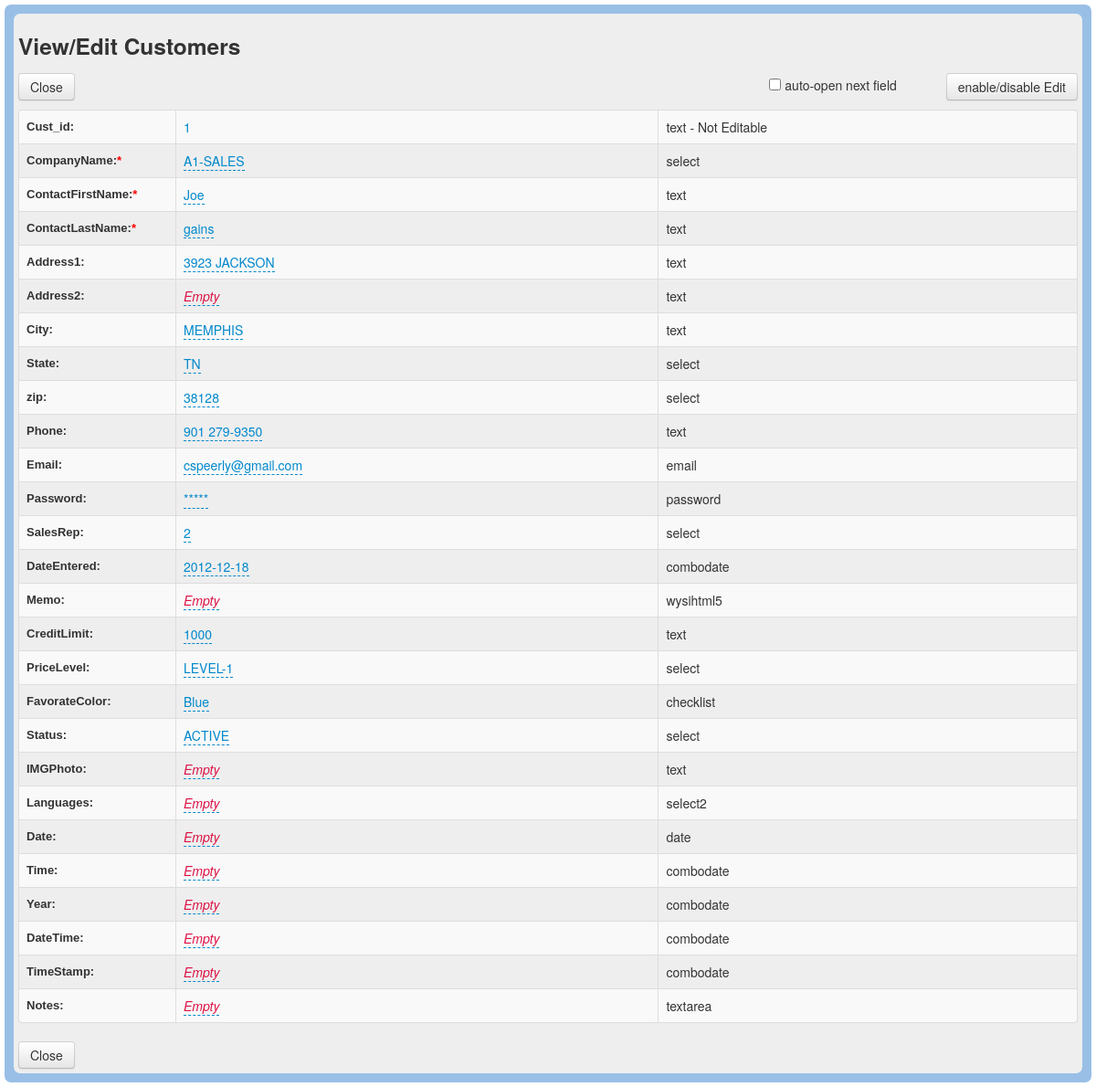
Page /db_Edit.php?id=1 on the committed database.
### tables this page shows
CREATE TABLE IF NOT EXISTS `customers` (
  `Cust_id` int(11) NOT NULL AUTO_INCREMENT,
  `CompanyName` varchar(50) DEFAULT NULL,
  `ContactFirstName` varchar(50) DEFAULT NULL,
  `ContactLastName` varchar(50) DEFAULT NULL,
  `Address1` varchar(50) DEFAULT NULL,
  `Address2` varchar(50) DEFAULT NULL,
  `City` varchar(50) DEFAULT NULL,
  `State` varchar(50) DEFAULT NULL,
  `zip` varchar(15) DEFAULT NULL,
  `Phone` varchar(50) DEFAULT NULL,
  `Email` varchar(100) DEFAULT NULL,
  `Password` varchar(100) DEFAULT NULL,
  `SalesRep` varchar(11) DEFAULT NULL,
  `DateEntered` date DEFAULT NULL,
  `Memo` blob,
  `CreditLimit` double DEFAULT NULL,
  `PriceLevel` varchar(50) DEFAULT NULL,
  `FavorateColor` varchar(50) DEFAULT NULL,
  `Status` varchar(50) DEFAULT NULL,
  `IMGPhoto` varchar(255) DEFAULT NULL,
  `Languages` varchar(100) DEFAULT NULL,
  `Date` date DEFAULT NULL,
  `Time` time DEFAULT NULL,
  `Year` year(4) DEFAULT NULL,
  `DateTime` datetime DEFAULT NULL,
  `TimeStamp` timestamp NULL DEFAULT NULL,
  `Notes` longtext,
  PRIMARY KEY (`Cust_id`)
);

### includes/db_Config.php (called while the page is built, shortened)
<?php
$db_Table = 'customers';
$appTitle = 'Customers';
$appTheme = 'blue';
$strFieldType  	= 'text,select,text,text,text,text,text,select,select,text,email,password,select,combodate,wysihtml5,text,select,checklist,select,text,select2,date,combodate,combodate,combodate,combodate,textarea';
$dbCanEdit = 1;
$strDisplayViewEdit =   "322222222222222222222222222";
$strRequired =          "011100000000000000000000000";
?>

### includes/db_Language.php (called while the page is built, shortened)
<?php
$txtEditView = "View/Edit";
$txtEnableButton = "enable/disable Edit";
?>

### includes/MeekroDB/meekrodb.2.1.class.php (called while the page is built, shortened)
<?php
class DB {
  protected static $mdb = null;
  public static function getMDB() {
    $mdb = DB::$mdb;
    if ($mdb === null) {
      $mdb = DB::$mdb = new MeekroDB();
    }
    return $mdb;
  }
  public static function queryFirstRow() { $args = func_get_args(); return call_user_func_array(array(DB::getMDB(), 'queryFirstRow'), $args); }
  public static function count() { $args = func_get_args(); return call_user_func_array(array(DB::getMDB(), 'count'), $args); }
  public static function columnList() { $args = func_get_args(); return call_user_func_array(array(DB::getMDB(), 'columnList'), $args); }
}
class MeekroDB {
  public $dbName = '';
  public $user = '';
  public $password = '';
  public $host = 'localhost';
  public $port = null;
  public $encoding = 'latin1';
  public $param_char = '%';
  public $named_param_seperator = '_';
  public $internal_mysql = null;
  public function __construct($host=null, $user=null, $password=null, $dbName=null, $port=null, $encoding=null) {
    if ($host === null) $host = DB::$host;
    if ($user === null) $user = DB::$user;
    if ($password === null) $password = DB::$password;
    if ($dbName === null) $dbName = DB::$dbName;
    if ($port === null) $port = DB::$port;
    if ($encoding === null) $encoding = DB::$encoding;
    $this->host = $host;
    $this->user = $user;
    $this->password = $password;
    $this->dbName = $dbName;
    $this->port = $port;
    $this->encoding = $encoding;
  }
  public function get() {
    $mysql = $this->internal_mysql;
    if ($mysql == null) {
      $mysql = new mysqli($this->host, $this->user, $this->password, $this->dbName, $this->port);
      $mysql->set_charset($this->encoding);
      $this->internal_mysql = $mysql;
    }
    return $mysql;
  }
  public function count() { $args = func_get_args(); return call_user_func_array(array($this, 'numRows'), $args); }
  protected function prependCall($function, $args, $prepend) {
    array_unshift($args, $prepend);
    return call_user_func_array($function, $args);
  }
  public function freeResult($result) {
    return $result->free();
  }
  public function columnList($table) {
    return $this->queryOneColumn('Field', "SHOW COLUMNS FROM $table");
  }
  public function parseQueryParamsNew() {
    $args = func_get_args();
    $sql = array_shift($args);
    $args_all = $args;
    $posList = array();
    $pos_adj = 0;
    $param_char_length = strlen($this->param_char);
    $named_seperator_length = strlen($this->named_param_seperator);
    $types = array(
      $this->param_char . 'll',
      $this->param_char . 'ls',
      $this->param_char . 'l',
      $this->param_char . 'li',
      $this->param_char . 'ld',
      $this->param_char . 'lb',
      $this->param_char . 's',
      $this->param_char . 'i',
      $this->param_char . 'd',
      $this->param_char . 'b',
      $this->param_char . 'ss'
    );
    foreach ($types as $type) {
      $lastPos = 0;
      while (($pos = strpos($sql, $type, $lastPos)) !== false) {
        $lastPos = $pos + 1;
        $posList[$pos] = $type;
      }
    }
    ksort($posList);
    foreach ($posList as $pos => $type) {
      $type = substr($type, $param_char_length);
      $length_type = strlen($type) + $param_char_length;
      $new_pos = $pos + $pos_adj;
      $new_pos_back = $new_pos + $length_type;
      if ($arg_number_length = strspn($sql, '0123456789', $new_pos_back)) {
        $arg_number = substr($sql, $new_pos_back, $arg_number_length);
        if (! isset($args_all[$arg_number])) $this->nonSQLError("Non existent argument reference (arg $arg_number): $sql");
        $arg = $args_all[$arg_number];
      } else {
        $arg = array_shift($args);
      }
      if (in_array($type, array('s', 'i', 'd', 'b', 'l'))) {
        $array_type = false;
        $arg = array($arg);
        $type = 'l' . $type;
      } else if ($type == 'ss') {
        $result = "'%" . $this->escape(str_replace(array('%', '_'), array('\%', '\_'), $arg)) . "%'";
      } else {
        $array_type = true;
        if (! is_array($arg)) $this->nonSQLError("Badly formatted SQL query: $sql -- expecting array, but didn't get one!");
      }
      if ($type == 'ls') $result = $this->wrapStr($arg, "'", true);
      else if ($type == 'li') $result = array_map('intval', $arg);
      else if ($type == 'ld') $result = array_map('floatval', $arg);
      else if ($type == 'lb') $result = array_map(array($this, 'formatTableName'), $arg);
      else if ($type == 'll') $result = $arg;
      else if (! $result) $this->nonSQLError("Badly formatted SQL query: $sql");
      if (is_array($result)) {
        if (! $array_type) $result = $result[0];
        else $result = '(' . implode(',', $result) . ')';
      }
      $sql = substr_replace($sql, $result, $new_pos, $length_type + $arg_number_length);
      $pos_adj += strlen($result) - ($length_type + $arg_number_length);
    }
    return $sql;
  }
  public function parseQueryParams() {
    $args = func_get_args();
    if (count($args) < 2) return $args[0];
    if (is_string($args[1]) && preg_match('/^[is]+$/', $args[1]) && substr_count($args[0], '?') > 0)
      return call_user_func_array(array($this, 'parseQueryParamsOld'), $args);
    else
      return call_user_func_array(array($this, 'parseQueryParamsNew'), $args);
  }
  public function queryUnbuf() { $args = func_get_args(); return $this->prependCall(array($this, 'queryHelper'), $args, 'unbuffered'); }
  protected function queryHelper() {
    $args = func_get_args();
    $type = array_shift($args);
    $is_buffered = ($type == 'buffered');
    $is_null = ($type == 'null');
    $sql = call_user_func_array(array($this, 'parseQueryParams'), $args);
    $db = $this->get();
    $result = $db->query($sql, $is_buffered ? MYSQLI_STORE_RESULT : MYSQLI_USE_RESULT);
    return $result;
  }
  public function queryAllRows() {
    $args = func_get_args();
    $query = call_user_func_array(array($this, 'queryUnbuf'), $args);
    $result = $this->fetchAllRows($query);
    return $result;
  }
  public function queryFirstRow() {
    $args = func_get_args();
    $query = call_user_func_array(array($this, 'queryUnbuf'), $args);
    $result = $this->fetchRow($query);
    return $result;
  }
  public function queryOneColumn() {
    $args = func_get_args();
    $column = array_shift($args);
    $results = call_user_func_array(array($this, 'queryAllRows'), $args);
    $ret = array();
    foreach ($results as $row) {
      $ret[] = $row[$column];
    }
    return $ret;
  }
  protected function checkError() {
    return false;
  }
  public function fetchRow($result = null) {
    return $result->fetch_assoc();
  }
  public function fetchAllRows($result = null) {
    $A = array();
    while ($row = $this->fetchRow($result)) {
      $A[] = $row;
    }
    return $A;
  }
}
?>

### includes/db_Functions.php (called while the page is built, shortened)
<?php
$arrFieldNames = DB::columnList($db_Table);
?>

### db_Edit.php (the view, shortened to what this page needs)
<!DOCTYPE html>
<html lang="en">
<head>
	<title>Simple-ConnectDB</title><?php
$key = $_GET['id'];
require_once 'includes/db_Config.php';
require_once 'includes/db_Language.php';
require_once 'includes/db_Connection.php';
require_once 'includes/db_Functions.php';
if($dbCanEdit == 1){
?>
	<link rel="stylesheet" type="text/css" href="assets/tablesorter-master/css/theme.<?php echo $appTheme ?>.css">
	<link rel="stylesheet" type="text/css" href="assets/css/db_Style.css">
	<link rel="stylesheet" type="text/css" href="assets/fancybox/source/jquery.fancybox.css?v=2.1.4" media="screen" />
 	<link href="assets/bootstrap/css/bootstrap.css" rel="stylesheet">
	<link href="assets/bootstrap/css/bootstrap-responsive.css" rel="stylesheet">
	<link href="assets/model/css/bootstrap-modal.css" rel="stylesheet">
	<link href="assets/x-editable/bootstrap-editable/css/bootstrap-editable.css" rel="stylesheet">
	<link rel="stylesheet" type="text/css" href="assets/tablesorter-master/addons/pager/jquery.tablesorter.pager.css">
	<link href="assets/select2/select2.css" rel="stylesheet">
	<link href="assets/x-editable/inputs-ext/wysihtml5/bootstrap-wysihtml5-0.0.2/bootstrap-wysihtml5-0.0.2.css" rel="stylesheet">
<link href="assets/x-editable/inputs-ext/wysihtml5/bootstrap-wysihtml5-0.0.2/wysiwyg-color.css" rel="stylesheet">
</head>
<body>
<div  class="main">
<div class="contents">
	<h3><?php echo $txtEditView . " " . $appTitle ?></h3>
	<a href="javascript:parent.jQuery.fancybox.close();" class="btn">Close</a>
            <div style="float: right; margin-bottom: 10px">
            <label style="display: inline-block; margin-right: 50px"><input type="checkbox" id="autoopen" style="vertical-align: baseline">&nbsp;auto-open next field</label>
            <button id="enable" class="btn"><?php echo $txtEnableButton ?></button>
            </div>
	<table id="editform" class="table table-bordered table-striped table-hover">
		<tbody>
		<?php
		$FieldType = explode(',',$strFieldType);
		$record = DB::queryFirstRow("SELECT * FROM $db_Table WHERE $arrFieldNames[0]=%i", $key);
		$columns = DB::columnList($db_Table);
		$count = count($columns);
	for ($i=0; $i<=$count-1; $i++ ) {
			if (substr($strDisplayViewEdit,$i,1) == 1 || substr($strDisplayViewEdit,$i,1) == 2 || substr($strDisplayViewEdit,$i,1) == 3){
				if (substr($strRequired,$i,1) == 1){
					$required = "<font color='red'>*</font>";
				}
				else
				{
					$required = '';
				}
				echo '<tr><td id="fieldnames" class="editfieldname">'. $arrFieldNames[$i] . ':'.$required.'</td>';
				if(!empty($FieldType[$i]) && $FieldType[$i] == 'checklist' || $FieldType[$i] == 'select2'){
					$data = @unserialize($record[$arrFieldNames[$i]]);
					if($data !== false || $record[$arrFieldNames[$i]] === 'b:0;'){
						$record[$arrFieldNames[$i]] = json_encode(unserialize($record[$arrFieldNames[$i]]));
						$remove = array('[', ']', '"');
						$record[$arrFieldNames[$i]] = str_replace($remove, "", $record[$arrFieldNames[$i]]);
					}
				}
					if(!empty($FieldType[$i]) && $FieldType[$i] == 'password'){
						$record[$arrFieldNames[$i]] = '*****';
					}
					if (substr($strDisplayViewEdit,$i,1) == 1 || substr($strDisplayViewEdit,$i,1) == 2){
						echo '<td><a href="#" id="'. $columns[$i]  .'" >' . $record[$arrFieldNames[$i]] . '</a></td>';
						echo '<td id="fieldtype">' . $FieldType[$i]. '</td></tr>';
					}
					if (substr($strDisplayViewEdit,$i,1) == 3){
						echo '<td><a href="#" id="'. $columns[$i]  .'" >' . $record[$arrFieldNames[$i]] . '</a></td>';
						echo '<td>' . $FieldType[$i]. ' - Not Editable</td></tr>';
					}
			}
	}
?>
		</tbody>
	</table>
	<a href="javascript:parent.jQuery.fancybox.close();" class="btn">Close</a>
</div>
</div>
<?php
}
else
{
header("Location: noRights.php");
}
?>
</body>
</html>

### rows in the picture
customers: Cust_id "1", CompanyName "A1-SALES", ContactFirstName "Joe", ContactLastName "gains", Address1 "3923 JACKSON", City "MEMPHIS", State "TN", zip "38128", Phone "901 279-9350", Email "cspeerly@gmail.com", SalesRep "2", DateEntered "2012-12-18", CreditLimit "1000", PriceLevel "LEVEL-1", Status "ACTIVE"

### other values in the picture
$txtEditView "View/Edit"
$appTitle "Customers"
$txtEnableButton "enable/disable Edit"
$arrFieldNames[$i] "Cust_id"
$FieldType[$i] "text"
$arrFieldNames[$i] "CompanyName"
$FieldType[$i] "select"
$arrFieldNames[$i] "ContactFirstName"
$arrFieldNames[$i] "ContactLastName"
$arrFieldNames[$i] "Address1"
$arrFieldNames[$i] "Address2"
$arrFieldNames[$i] "City"
$arrFieldNames[$i] "State"
$arrFieldNames[$i] "zip"
$arrFieldNames[$i] "Phone"
